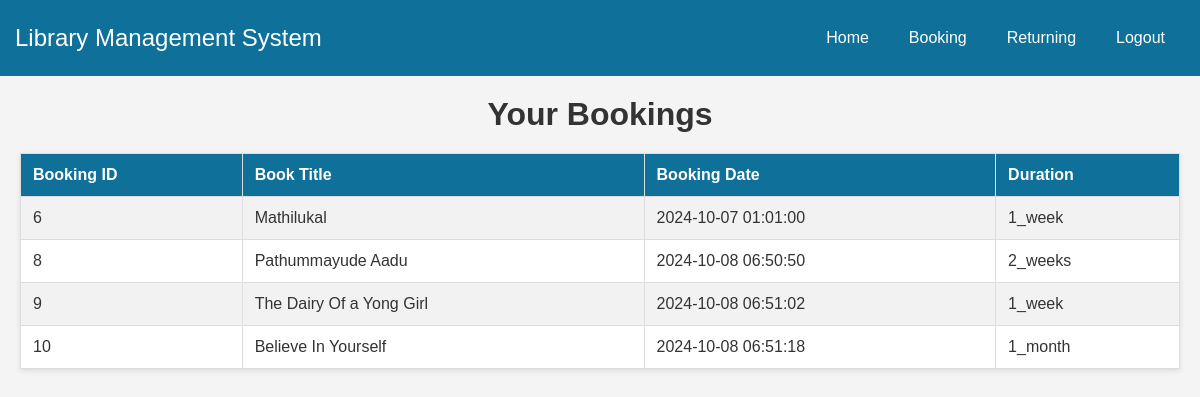
/teacher_view_booking.php (signed in), run on the app's committed database.
### tables this page shows
CREATE TABLE `bookings` (
  `id` int(11) NOT NULL,
  `user_id` int(11) NOT NULL,
  `book_id` int(11) NOT NULL,
  `booking_date` datetime DEFAULT current_timestamp(),
  `duration` varchar(20) NOT NULL,
  `mode` varchar(10) DEFAULT 'online',
  `status` varchar(20) DEFAULT 'not returned'
);

CREATE TABLE `books` (
  `photo` varchar(200) NOT NULL,
  `book_id` int(11) NOT NULL,
  `title` varchar(255) NOT NULL,
  `author` varchar(255) NOT NULL,
  `published_year` int(11) DEFAULT NULL,
  `genre` varchar(100) DEFAULT NULL
);

### teacher_view_booking.php (the view, shortened to what this page needs)
<?php
$conn = mysqli_connect("localhost", "root", "", "online_library_management_system");
$userId = $_SESSION['user_id'];
$sql = "
    SELECT b.title AS book_title, bk.id AS booking_id, bk.booking_date, bk.duration
    FROM bookings bk
    JOIN books b ON bk.book_id = b.book_id
    WHERE bk.user_id = '$userId'
";
$result = mysqli_query($conn, $sql);
?>
<!DOCTYPE html>
<html lang="en">
<head>
    <link rel="stylesheet" href="teacher_view_booking.css">
</head>
<body>
<nav class="navbar">
    <div class="navbar-container">
        <a href="index.html" class="navbar-title">Library Management System</a>
        <div class="link">
            <a href="teacherdash.php">Home</a>
            <a href="teacher_view_bookings.php">Booking</a>
            <a href="returning.php">Returning</a>
            <a href="logout.php">Logout</a>
        </div>
    </div>
</nav>
<div class="doc">
    <h1>Your Bookings</h1>
</div>
<div class="bookings-table">
    <?php if (mysqli_num_rows($result) > 0): ?>
        <table>
            <tr>
                <th>Booking ID</th>
                <th>Book Title</th>
                <th>Booking Date</th>
                <th>Duration</th>
            </tr>
            <?php while ($row = mysqli_fetch_assoc($result)): ?>
                <tr>
                    <td><?php echo htmlspecialchars($row['booking_id']); ?></td>
                    <td><?php echo htmlspecialchars($row['book_title']); ?></td>
                    <td><?php echo htmlspecialchars($row['booking_date']); ?></td>
                    <td><?php echo htmlspecialchars($row['duration']); ?></td>
                </tr>
            <?php endwhile; ?>
        </table>
    <?php else: ?>
        <p>No bookings found.</p>
    <?php endif; ?>
</div>
</body>
</html>

### teacher_view_booking.css (style rules this page uses)
body, h1, p { margin: 0; padding: 0; }
body { font-family: Arial, sans-serif; background-color: #f4f4f4; color: #333; }
.navbar { background-color: #0f7099; padding: 15px; }
.navbar-container { display: flex; justify-content: space-between; align-items: center; }
.navbar-title { color: white; font-size: 24px; text-decoration: none; }
.link { display: flex; }
.link a { color: white; padding: 14px 20px; text-decoration: none; }
.doc { text-align: center; margin: 20px; }
.bookings-table { margin: 20px; }
table { width: 100%; border-collapse: collapse; box-shadow: 0 2px 5px rgba(0, 0, 0, 0.1); background-color: white; }
th, td { border: 1px solid #dddddd; text-align: left; padding: 12px; }
th { background-color: #0f7099; color: white; }
tr:nth-child(even) { background-color: #f2f2f2; }

### data on the page
bookings: id "6", book.title "Mathilukal", booking_date "2024-10-07 01:01:00", duration "1_week"
bookings: id "8", book.title "Pathummayude Aadu", booking_date "2024-10-08 06:50:50", duration "2_weeks"
bookings: id "9", book.title "The Dairy Of a Yong Girl", booking_date "2024-10-08 06:51:02", duration "1_week"
bookings: id "10", book.title "Believe In Yourself", booking_date "2024-10-08 06:51:18", duration "1_month"
